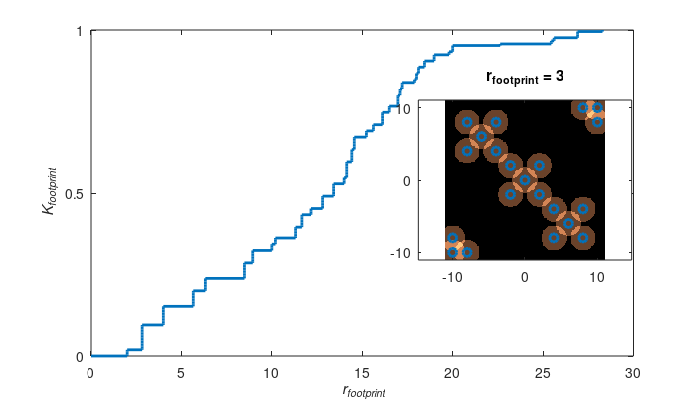

The MATLAB source for this figure:
function Plot_K_footprint(sensors,r_footprint)
%
% \begin{equation}
% K_{footprint} = \frac{2}{N^2-N}  \sum_{i=1}^N \sum_{j=i+1}^N \left(  \left\| p_i - p_j \right\| _2  \le r_{footprint} \right).
% \end{equation}
if nargin <1
sensors=[0,0;-2,2;2,2;-2,-2;2,-2;-6,6;-8,8;-4,8;-8,4;-4,4;6,-6;8,-8;4,-8;8,-4;4,-4;-10,-10;10,10;-8,-10;-10,-8;8,10;10,8];%Intresting points
r_footprint = 3;
end

D = pdist(sensors);  %pairwise distances

dval = sort(D);
n = numel(dval);

figure(1)
clf
stairs([0,dval],(0:n)/n,'linewidth',2)
xlabel('\it r_{footprint}')
ylabel('\it K_{footprint}')
set(gca,'Ytick',[0,.5,1])
% figure(2)
% clf
axes('Position',[0.55,0.35,0.4,0.4])
%make out interesting function
szInteresting = 200;
phi = zeros(szInteresting,szInteresting);
%these are interesting!!!
[mX,mY] = meshgrid(linspace(-11,11,szInteresting),linspace(-11,11,szInteresting)); %making the grid
for m = 1:size(sensors,1)
    h = 1.25;
    phi=phi+TransmissionCostCalc(h,sensors(m,1), sensors(m,2),6, mX, mY,r_footprint);
end
imagesc(mX(1,:),mY(:,1),phi);
hold on
    set(gca,'YDir','normal');
    %colormap lines
    colormap copper
plot( sensors(:,1),sensors(:,2), 'o','LineWidth',2)
set(gca,'Xtick',[-10,0,10],'Ytick',[-10,0,10])
axis equal
axis tight
title(['r_{footprint} = ',num2str(r_footprint)])

set(gcf,'papersize',[7,4])
set(gcf,'paperposition',[0,0,7,4])
print -dpdf '../../pictures/Kfootprint.pdf'

end

function [O] = TransmissionCostCalc(h, xs, ys, pow, xr, yr,r_footprint) %#ok<INUSL>
%  h is height of robot
% [xs,ys] center of sensor nodes,
% [xr,yr] are grid points
%Defining a function for the intresting points
% We would use it in waypointControlForPathPlaning as a function that
% generates intresting points for robots
%O = 1./(((h)^(2))+((xs-xr).^(2))+((ys-yr).^(2))).^((pow)/(2));
O =   1* ( ((xs-xr).^2+(ys-yr).^2)<r_footprint); %Binary cost -- is it better?
end

